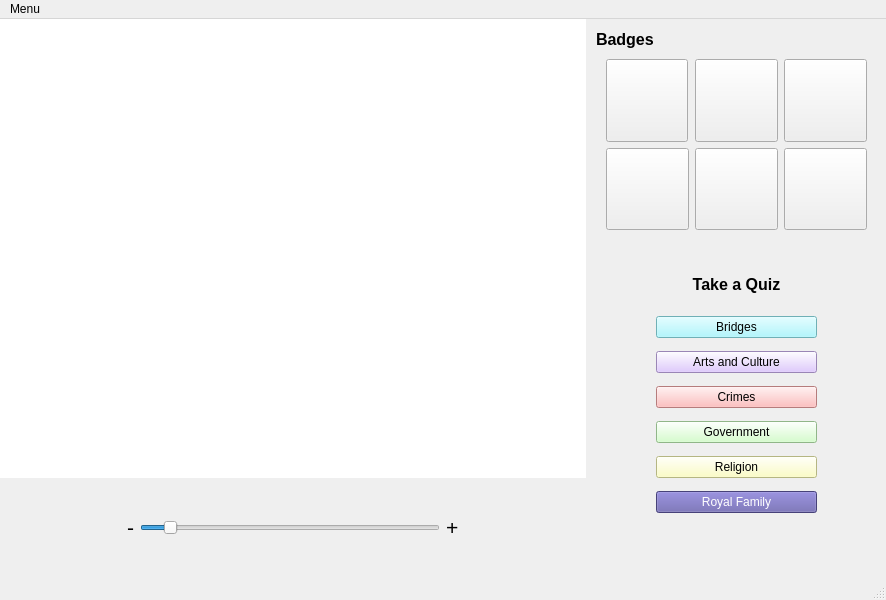
<?xml version="1.0" encoding="UTF-8"?>
<ui version="4.0">
 <class>MainWindow</class>
 <widget class="QMainWindow" name="MainWindow">
  <property name="geometry">
   <rect>
    <x>0</x>
    <y>0</y>
    <width>886</width>
    <height>600</height>
   </rect>
  </property>
  <property name="windowTitle">
   <string>Explore London</string>
  </property>
  <widget class="QWidget" name="centralwidget">
   <layout class="QGridLayout" name="gridLayout">
    <property name="leftMargin">
     <number>0</number>
    </property>
    <property name="topMargin">
     <number>0</number>
    </property>
    <property name="rightMargin">
     <number>0</number>
    </property>
    <property name="bottomMargin">
     <number>0</number>
    </property>
    <property name="spacing">
     <number>0</number>
    </property>
    <item row="0" column="0">
     <widget class="MapExplorer" name="mapExplorer">
      <property name="frameShape">
       <enum>QFrame::NoFrame</enum>
      </property>
      <property name="lineWidth">
       <number>2</number>
      </property>
     </widget>
    </item>
    <item row="1" column="0">
     <widget class="QWidget" name="bottomBar" native="true">
      <property name="minimumSize">
       <size>
        <width>0</width>
        <height>100</height>
       </size>
      </property>
      <property name="maximumSize">
       <size>
        <width>16777215</width>
        <height>100</height>
       </size>
      </property>
      <layout class="QGridLayout" name="gridLayout_2">
       <item row="0" column="3">
        <widget class="QLabel" name="plusLabel">
         <property name="font">
          <font>
           <pointsize>16</pointsize>
          </font>
         </property>
         <property name="text">
          <string>+</string>
         </property>
        </widget>
       </item>
       <item row="0" column="4">
        <spacer name="horizontalSpacer">
         <property name="orientation">
          <enum>Qt::Horizontal</enum>
         </property>
         <property name="sizeHint" stdset="0">
          <size>
           <width>164</width>
           <height>20</height>
          </size>
         </property>
        </spacer>
       </item>
       <item row="0" column="0">
        <spacer name="horizontalSpacer_2">
         <property name="orientation">
          <enum>Qt::Horizontal</enum>
         </property>
         <property name="sizeHint" stdset="0">
          <size>
           <width>164</width>
           <height>20</height>
          </size>
         </property>
        </spacer>
       </item>
       <item row="0" column="1">
        <widget class="QLabel" name="minusLabel">
         <property name="font">
          <font>
           <pointsize>16</pointsize>
          </font>
         </property>
         <property name="text">
          <string>-</string>
         </property>
        </widget>
       </item>
       <item row="0" column="2">
        <widget class="QSlider" name="zoomSlider">
         <property name="minimumSize">
          <size>
           <width>300</width>
           <height>0</height>
          </size>
         </property>
         <property name="maximumSize">
          <size>
           <width>500</width>
           <height>16777215</height>
          </size>
         </property>
         <property name="minimum">
          <number>0</number>
         </property>
         <property name="maximum">
          <number>100</number>
         </property>
         <property name="value">
          <number>8</number>
         </property>
         <property name="orientation">
          <enum>Qt::Horizontal</enum>
         </property>
        </widget>
       </item>
      </layout>
     </widget>
    </item>
    <item row="0" column="1" rowspan="2">
     <widget class="QWidget" name="sideBar" native="true">
      <property name="minimumSize">
       <size>
        <width>300</width>
        <height>0</height>
       </size>
      </property>
      <property name="maximumSize">
       <size>
        <width>300</width>
        <height>16777215</height>
       </size>
      </property>
      <widget class="QLabel" name="label_2">
       <property name="geometry">
        <rect>
         <x>10</x>
         <y>0</y>
         <width>151</width>
         <height>41</height>
        </rect>
       </property>
       <property name="font">
        <font>
         <pointsize>12</pointsize>
         <bold>true</bold>
        </font>
       </property>
       <property name="text">
        <string>Badges</string>
       </property>
      </widget>
      <widget class="QLabel" name="label_3">
       <property name="geometry">
        <rect>
         <x>80</x>
         <y>250</y>
         <width>141</width>
         <height>31</height>
        </rect>
       </property>
       <property name="font">
        <font>
         <pointsize>12</pointsize>
         <bold>true</bold>
        </font>
       </property>
       <property name="text">
        <string>Take a Quiz</string>
       </property>
       <property name="alignment">
        <set>Qt::AlignCenter</set>
       </property>
      </widget>
      <widget class="QWidget" name="layoutWidget">
       <property name="geometry">
        <rect>
         <x>20</x>
         <y>40</y>
         <width>261</width>
         <height>171</height>
        </rect>
       </property>
       <layout class="QGridLayout" name="gridLayout_3">
        <item row="1" column="0">
         <widget class="QPushButton" name="pushButton2_art_culture">
          <property name="sizePolicy">
           <sizepolicy hsizetype="Expanding" vsizetype="Expanding">
            <horstretch>0</horstretch>
            <verstretch>0</verstretch>
           </sizepolicy>
          </property>
          <property name="text">
           <string/>
          </property>
          <property name="icon">
           <iconset resource="resources/Resources.qrc">
            <normaloff>:/icons/art_culture.png</normaloff>:/icons/art_culture.png</iconset>
          </property>
          <property name="iconSize">
           <size>
            <width>64</width>
            <height>64</height>
           </size>
          </property>
         </widget>
        </item>
        <item row="0" column="1">
         <widget class="QPushButton" name="pushButton3_crimes">
          <property name="sizePolicy">
           <sizepolicy hsizetype="Expanding" vsizetype="Expanding">
            <horstretch>0</horstretch>
            <verstretch>0</verstretch>
           </sizepolicy>
          </property>
          <property name="text">
           <string/>
          </property>
          <property name="icon">
           <iconset resource="resources/Resources.qrc">
            <normaloff>:/icons/crimes.png</normaloff>:/icons/crimes.png</iconset>
          </property>
          <property name="iconSize">
           <size>
            <width>64</width>
            <height>64</height>
           </size>
          </property>
         </widget>
        </item>
        <item row="0" column="0">
         <widget class="QPushButton" name="pushButton1_bridges">
          <property name="sizePolicy">
           <sizepolicy hsizetype="Expanding" vsizetype="Expanding">
            <horstretch>0</horstretch>
            <verstretch>0</verstretch>
           </sizepolicy>
          </property>
          <property name="maximumSize">
           <size>
            <width>82</width>
            <height>16777215</height>
           </size>
          </property>
          <property name="autoFillBackground">
           <bool>false</bool>
          </property>
          <property name="text">
           <string/>
          </property>
          <property name="icon">
           <iconset resource="resources/Resources.qrc">
            <normaloff>:/icons/bridges.png</normaloff>:/icons/bridges.png</iconset>
          </property>
          <property name="iconSize">
           <size>
            <width>64</width>
            <height>64</height>
           </size>
          </property>
         </widget>
        </item>
        <item row="0" column="2">
         <widget class="QPushButton" name="pushButton5_religion">
          <property name="sizePolicy">
           <sizepolicy hsizetype="Expanding" vsizetype="Expanding">
            <horstretch>0</horstretch>
            <verstretch>0</verstretch>
           </sizepolicy>
          </property>
          <property name="text">
           <string/>
          </property>
          <property name="icon">
           <iconset resource="resources/Resources.qrc">
            <normaloff>:/icons/religion.png</normaloff>:/icons/religion.png</iconset>
          </property>
          <property name="iconSize">
           <size>
            <width>64</width>
            <height>64</height>
           </size>
          </property>
         </widget>
        </item>
        <item row="1" column="1">
         <widget class="QPushButton" name="pushButton4_government">
          <property name="sizePolicy">
           <sizepolicy hsizetype="Expanding" vsizetype="Expanding">
            <horstretch>0</horstretch>
            <verstretch>0</verstretch>
           </sizepolicy>
          </property>
          <property name="text">
           <string/>
          </property>
          <property name="icon">
           <iconset resource="resources/Resources.qrc">
            <normaloff>:/icons/government.png</normaloff>:/icons/government.png</iconset>
          </property>
          <property name="iconSize">
           <size>
            <width>64</width>
            <height>64</height>
           </size>
          </property>
         </widget>
        </item>
        <item row="1" column="2">
         <widget class="QPushButton" name="pushButton6_royal_family">
          <property name="sizePolicy">
           <sizepolicy hsizetype="Expanding" vsizetype="Expanding">
            <horstretch>0</horstretch>
            <verstretch>0</verstretch>
           </sizepolicy>
          </property>
          <property name="text">
           <string/>
          </property>
          <property name="icon">
           <iconset resource="resources/Resources.qrc">
            <normaloff>:/icons/royal_family.png</normaloff>:/icons/royal_family.png</iconset>
          </property>
          <property name="iconSize">
           <size>
            <width>64</width>
            <height>64</height>
           </size>
          </property>
         </widget>
        </item>
       </layout>
      </widget>
      <widget class="QWidget" name="verticalLayoutWidget">
       <property name="geometry">
        <rect>
         <x>70</x>
         <y>290</y>
         <width>161</width>
         <height>211</height>
        </rect>
       </property>
       <layout class="QVBoxLayout" name="verticalLayout_2">
        <item>
         <widget class="nameButton" name="bridgesQuizButton">
          <property name="styleSheet">
           <string notr="true">background-color: rgb(155,246,255);
color: #000000;</string>
          </property>
          <property name="text">
           <string>Bridges</string>
          </property>
         </widget>
        </item>
        <item>
         <widget class="nameButton" name="artsCultureQuizButton">
          <property name="styleSheet">
           <string notr="true">background-color: rgb(216,187,255);
color: #000000;</string>
          </property>
          <property name="text">
           <string>Arts and Culture</string>
          </property>
         </widget>
        </item>
        <item>
         <widget class="nameButton" name="crimesQuizButton">
          <property name="styleSheet">
           <string notr="true">background-color: rgb(255,173,173);
color: #000000;</string>
          </property>
          <property name="text">
           <string>Crimes</string>
          </property>
         </widget>
        </item>
        <item>
         <widget class="nameButton" name="governmentQuizButton">
          <property name="styleSheet">
           <string notr="true">background-color: rgb(202,255,191);
color: #000000;</string>
          </property>
          <property name="text">
           <string>Government</string>
          </property>
         </widget>
        </item>
        <item>
         <widget class="nameButton" name="religionQuizButton">
          <property name="styleSheet">
           <string notr="true">background-color: rgb(253,255,182);
color: #000000;</string>
          </property>
          <property name="text">
           <string>Religion</string>
          </property>
         </widget>
        </item>
        <item>
         <widget class="nameButton" name="royalFamQuizButton">
          <property name="styleSheet">
           <string notr="true">background-color: rgb(100,92,170);
color: #ffffff;</string>
          </property>
          <property name="text">
           <string>Royal Family</string>
          </property>
          <property name="checkable">
           <bool>false</bool>
          </property>
         </widget>
        </item>
       </layout>
      </widget>
     </widget>
    </item>
   </layout>
  </widget>
  <widget class="QMenuBar" name="menubar">
   <property name="geometry">
    <rect>
     <x>0</x>
     <y>0</y>
     <width>886</width>
     <height>36</height>
    </rect>
   </property>
   <widget class="QMenu" name="menuHow_to_Play">
    <property name="title">
     <string>Menu</string>
    </property>
    <addaction name="actionHow_to_Play"/>
    <addaction name="actionSources"/>
    <addaction name="actionCredits"/>
   </widget>
   <addaction name="menuHow_to_Play"/>
  </widget>
  <widget class="QStatusBar" name="statusbar"/>
  <action name="Help">
   <property name="text">
    <string>Menu</string>
   </property>
  </action>
  <action name="actionHow_to_Play">
   <property name="text">
    <string>Gameplay Instructions</string>
   </property>
  </action>
  <action name="actionSources">
   <property name="text">
    <string>Bibliography</string>
   </property>
  </action>
  <action name="actionCredits">
   <property name="text">
    <string>Credits</string>
   </property>
  </action>
 </widget>
 <customwidgets>
  <customwidget>
   <class>MapExplorer</class>
   <extends>QGraphicsView</extends>
   <header>mapexplorer.h</header>
  </customwidget>
  <customwidget>
   <class>nameButton</class>
   <extends>QPushButton</extends>
   <header location="global">namebutton.h</header>
  </customwidget>
 </customwidgets>
 <resources>
  <include location="resources/Resources.qrc"/>
 </resources>
 <connections/>
</ui>
